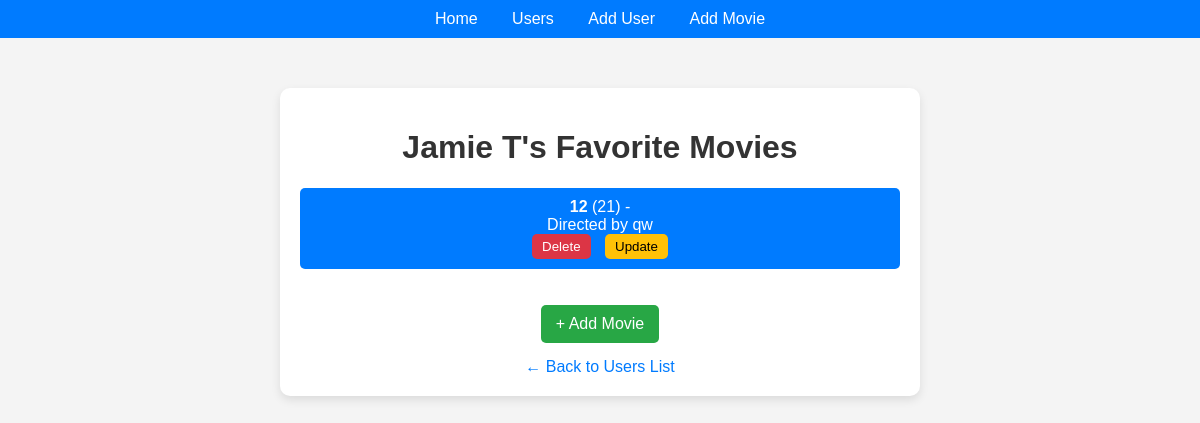
Before: /users/1 with the older database file.
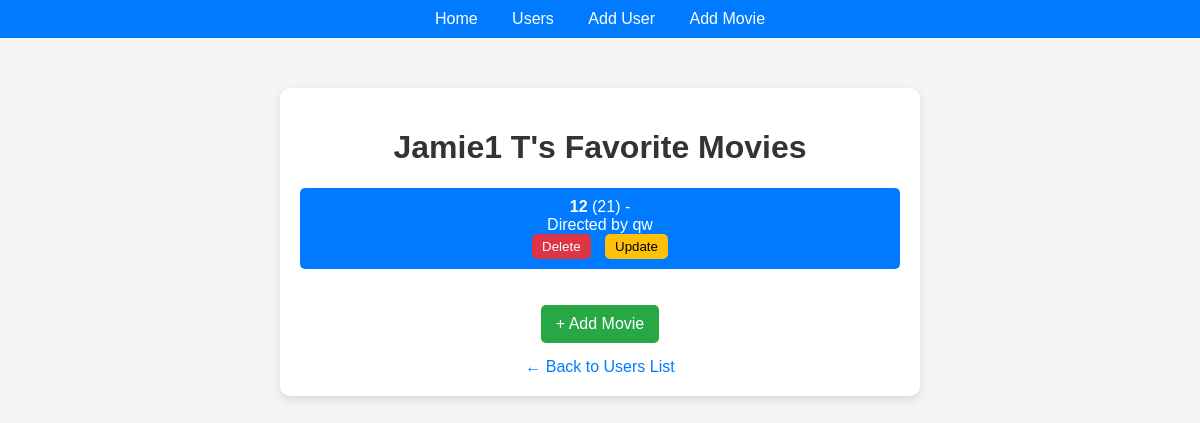
After: the same page with the newer database file.
### datamanager/models.py (models this page shows, shortened)
class User(db.Model):
    __tablename__ = "users"
    __table_args__ = {"extend_existing": True}
    user_id = db.Column(Integer, primary_key=True, autoincrement=True)
    username = db.Column(String(50), unique=True)
    email = db.Column(String(50), unique=True)
    first_name = db.Column(String(50))
    last_name = db.Column(String(50))
    movies = db.relationship(
        "Movie",
        secondary="user_movies",  # Name of the association table
        backref="users",
    )

class Movie(db.Model):
    __tablename__ = "movies"
    __table_args__ = {"extend_existing": True}
    movie_id = db.Column(Integer, primary_key=True, autoincrement=True)
    movie_name = db.Column(String(50))
    movie_director = db.Column(String(50))
    movie_release_date = db.Column(Integer)
    movie_rating = db.Column(Float)

### routes/user_routes.py (the view)
@user.route('/users/<int:user_id>')
def user_movies(user_id):
    movies = data_manager.get_user_movies(user_id)
    user_info = data_manager.get_user_from_id(user_id)
    return render_template('user_movies.html', movies=movies, user=user_info)

### datamanager/sqlite_data_manager.py (called while the page is built)
    def get_user_from_id(self, user_id):
        user = self.session.query(User).filter(User.user_id == user_id).first()
        return user

    def get_user_movies(self, user_id):
        user = self.get_user_from_id(user_id)
        return user.movies

### templates/user_movies.html (shortened to what this page needs)
<!DOCTYPE html>
<html lang="en">
<head>
    <link rel="stylesheet" href="https://cdnjs.cloudflare.com/ajax/libs/font-awesome/6.0.0/css/all.min.css">
</head>
<body>
{% include "navbar.html" %}
    <div class="container">
        <h1>{{ user.first_name }} {{ user.last_name }}'s Favorite Movies</h1>
        {% if movies %}
        <ul>
            {% for movie in movies %}
            <li>
    <strong>{{ movie.movie_name }}</strong> ({{ movie.movie_release_date }}) - {{ movie.movie_genre }}<br>
    Directed by {{ movie.movie_director }}<br>
    <button onclick="location.href='/users/{{ user.user_id }}/delete_movie/{{ movie.movie_id }}'" style="background-color: #dc3545; color: white; border: none; padding: 5px 10px; border-radius: 5px; cursor: pointer;">Delete</button>
    <button onclick="location.href='/users/{{ user.user_id }}/update_movie/{{ movie.movie_id }}'" style="background-color: #ffc107; color: black; border: none; padding: 5px 10px; border-radius: 5px; cursor: pointer; margin-left: 10px;">Update</button>
</li>
            {% endfor %}
        </ul>
        {% else %}
        <p class="no-movies">No favorite movies yet. Add one now!</p>
        {% endif %}
        <a class="add-movie" href="/users/{{ user.user_id }}/add_movie">+ Add Movie</a>
        <a class="back-link" href="/users">&larr; Back to Users List</a>
    </div>
</body>
</html>

### templates/navbar.html
<nav style="background-color: #007bff; color: white; padding: 10px 20px; text-align: center;">
    <a href="/" style="color: white; text-decoration: none; margin: 0 15px;">Home</a>
    <a href="/users" style="color: white; text-decoration: none; margin: 0 15px;">Users</a>
    <a href="/add_user" style="color: white; text-decoration: none; margin: 0 15px;">Add User</a>
    <a href="/add_movie" style="color: white; text-decoration: none; margin: 0 15px;">Add Movie</a>
</nav>

### templates/user_movies.html (style rules this page uses)
body { font-family: Arial, sans-serif; background-color: #f4f4f4; text-align: center; margin: 0; padding: 0; }
.container { max-width: 600px; margin: 50px auto; background: white; padding: 20px; box-shadow: 0px 4px 10px rgba(0, 0, 0, 0.1); border-radius: 10px; }
h1 { color: #333; }
ul { list-style: none; padding: 0; }
li { background: #007bff; color: white; padding: 10px; margin: 10px 0; border-radius: 5px; }
.add-movie { display: inline-block; margin-top: 20px; padding: 10px 15px; background: #28a745; color: white; text-decoration: none; border-radius: 5px; }
.back-link { display: block; margin-top: 15px; text-decoration: none; color: #007bff; }

Changed rows visible on the page:
changed User: first_name "Jamie" → "Jamie1"
